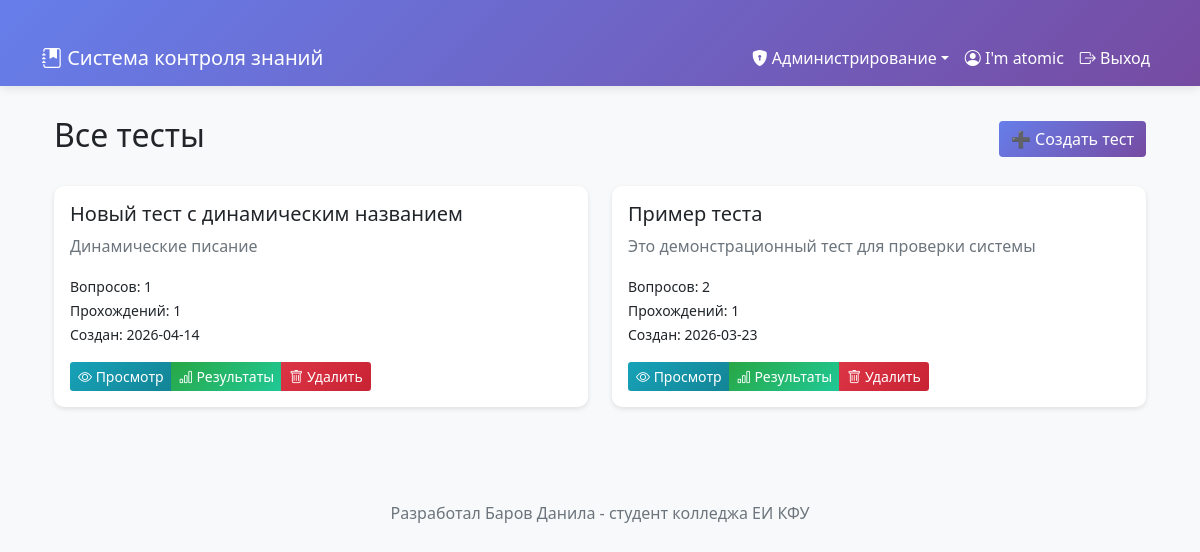
Page /admin/tests (signed in) on the earlier database version.
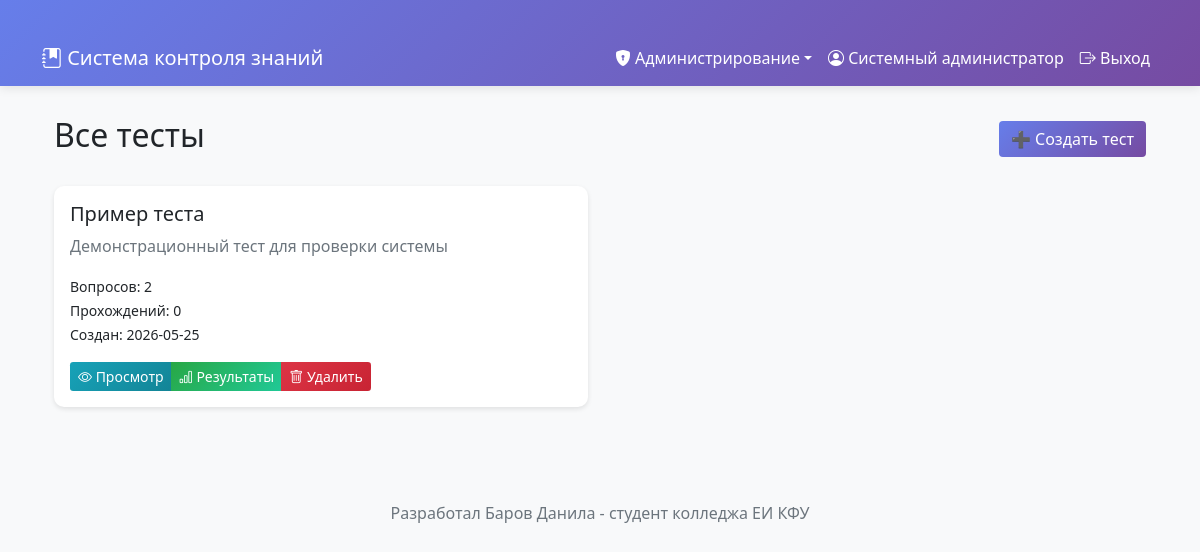
Same page on the later database version.
### tables this page shows
CREATE TABLE tests (
                    id INTEGER PRIMARY KEY AUTOINCREMENT,
                    title TEXT NOT NULL,
                    description TEXT,
                    created_by INTEGER NOT NULL,
                    target_groups TEXT,
                    is_active BOOLEAN DEFAULT 1,
                    created_at TIMESTAMP DEFAULT CURRENT_TIMESTAMP,
                    FOREIGN KEY (created_by) REFERENCES users (id)
                );

### app.py (the view)
@app.route('/admin/tests')
@login_required
@role_required('admin')
def admin_tests():
    with db.get_connection() as conn:
        cursor = conn.cursor()
        cursor.execute('''
            SELECT t.*,
                   COUNT(DISTINCT q.id) as questions_count,
                   COUNT(DISTINCT tr.id) as attempts_count
            FROM tests t
            LEFT JOIN questions q ON t.id = q.test_id
            LEFT JOIN test_results tr ON t.id = tr.test_id
            GROUP BY t.id
            ORDER BY t.created_at DESC
        ''')
        tests = cursor.fetchall()
    return render_template('admin/tests_list.html', tests=tests)

### auth.py (called while the page is built)
def login_required(f):
    @wraps(f)
    def decorated_function(*args, **kwargs):
        if 'user_id' not in session:
            flash('Пожалуйста, авторизуйтесь', 'warning')
            return redirect(url_for('login'))
        return f(*args, **kwargs)
    return decorated_function

def role_required(*roles):
    def decorator(f):
        @wraps(f)
        def decorated_function(*args, **kwargs):
            if 'role' not in session or session['role'] not in roles:
                flash('У вас нет доступа к этой странице', 'danger')
                return redirect(url_for('dashboard'))
            return f(*args, **kwargs)
        return decorated_function
    return decorator

### database.py (called while the page is built)
    @contextmanager
    def get_connection(self):
        conn = sqlite3.connect(self.db_path)
        conn.row_factory = sqlite3.Row
        try:
            yield conn
            conn.commit()
        except Exception as e:
            conn.rollback()
            raise e
        finally:
            conn.close()

### templates/admin/tests_list.html (shortened to what this page needs)
{% extends "base.html" %}
{% block content %}
<div class="container">
    <div class="d-flex justify-content-between align-items-center mb-4"><h2>Все тесты</h2><a href="{{ url_for('admin_create_test') }}" class="btn btn-primary">➕ Создать тест</a></div>
    {% if tests %}
    <div class="row">
        {% for test in tests %}
        <div class="col-md-6 mb-4">
            <div class="card h-100">
                <div class="card-body">
                    <h5 class="card-title">{{ test.title }}</h5>
                    <p class="card-text text-muted">{{ test.description or 'Нет описания' }}</p>
                    <p class="card-text"><small>Вопросов: {{ test.questions_count or 0 }}</small><br><small>Прохождений: {{ test.attempts_count or 0 }}</small><br><small>Создан: {{ test.created_at[:10] }}</small></p>
                    <div class="btn-group">
                        <a href="{{ url_for('admin_test_details', test_id=test.id) }}" class="btn btn-info btn-sm"><i class="bi bi-eye"></i> Просмотр</a>
                        <a href="{{ url_for('admin_test_results', test_id=test.id) }}" class="btn btn-success btn-sm"><i class="bi bi-bar-chart"></i> Результаты</a>
                        <button onclick="deleteTest({{ test.id }}, '{{ test.title }}')" class="btn btn-danger btn-sm"><i class="bi bi-trash"></i> Удалить</button>
                    </div>
                </div>
            </div>
        </div>
        {% endfor %}
    </div>
    {% else %}<div class="alert alert-info">Нет созданных тестов</div>{% endif %}
</div>
{% endblock %}

Differences in the rows shown:
removed tests: title "Новый тест с динамическим названием", description "Динамические писание", questions_count "1", attempts_count "1", created_at "2026-04-14"
removed tests: title "Пример теста", description "Это демонстрационный тест для проверки системы", questions_count "2", attempts_count "1", created_at "2026-03-23"
added tests: title "Пример теста", description "Демонстрационный тест для проверки системы", id "2", attempts_count "0", created_at "2026-05-25"
Other differences:
{{ session.full_name }}: "I'm atomic" → "Системный администратор"
